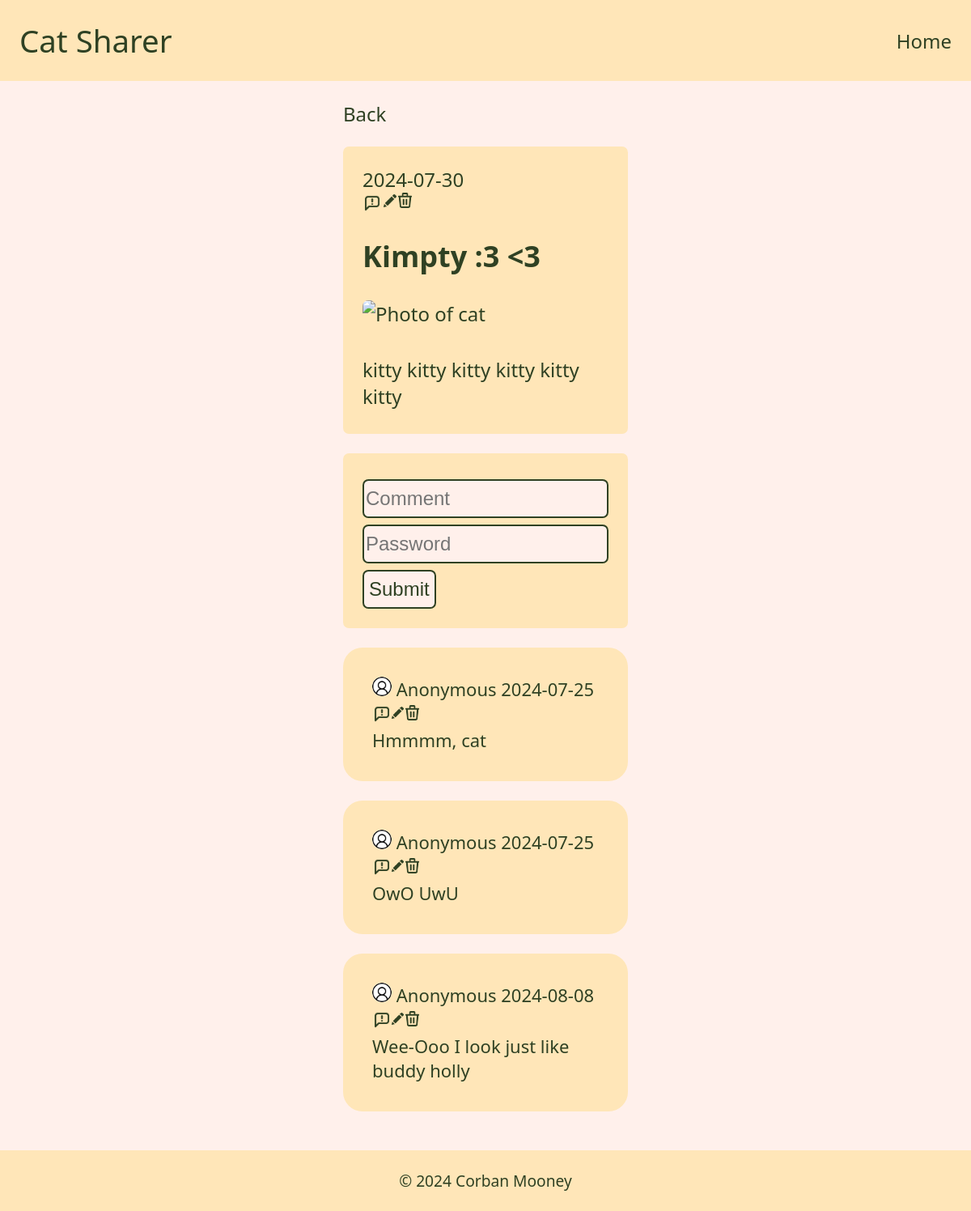
Page /site/viewPost.php?id=10 on the committed database.
### tables this page shows
CREATE TABLE `Uploads` (
  `id` bigint NOT NULL AUTO_INCREMENT,
  `title` varchar(50) NOT NULL,
  `image_data` longblob NOT NULL,
  `image_type` varchar(50) NOT NULL,
  `uploaded` date NOT NULL,
  `descript` varchar(250) NOT NULL,
  `pass` varchar(25) NOT NULL,
  PRIMARY KEY (`id`)
);

CREATE TABLE `Comments` (
  `code` bigint NOT NULL AUTO_INCREMENT,
  `id` bigint NOT NULL,
  `words` varchar(250) NOT NULL,
  `cDate` date NOT NULL,
  `cPass` varchar(25) NOT NULL,
  PRIMARY KEY (`code`),
  KEY `id` (`id`),
  CONSTRAINT `Comments_ibfk_3` FOREIGN KEY (`id`) REFERENCES `Uploads` (`id`) ON DELETE CASCADE ON UPDATE RESTRICT
);

### site/viewPost.php (the view, shortened to what this page needs)
<?php
include 'partials/top.php';
$postId = $_GET['id'] ?? '';
$db = connectToDB();
$query = 'SELECT id, title, uploaded, descript FROM Uploads WHERE id = ?';
try {
    $stmt = $db->prepare($query);
    $stmt->execute([$postId]);
    $post = $stmt->fetch();
}
catch (PDOException $e) {
    consoleLog($e->getMessage(), 'DB List Fetch', ERROR);
    die('There was an error getting data from the database');
}
echo '<a href="index.php">Back</a> <br>';
echo '<ul id="post-view">';
echo '<p>' . $post['uploaded'] . '</p>';
echo '<div id="postLinks" style="display: flex;">
                           <a href="formReport.php?id='     . $postId . '" title="Report"> <img src="images/report.png" style="width: 24px; border-radius: 0px;" > </a>
                           <a href="formEditPost.php?id='   . $postId . '" title="Edit">   <img src="images/edit.png"   style="width: 20px; border-radius: 0px; padding: 2px 2px 0px 2px;" > </a>
                           <a href="formDeletePost.php?id=' . $postId . '" title="Delete"> <img src="images/trash.png"  style="width: 17px; border-radius: 0px;" > </a></div>';
echo '<h2> ' . $post['title'] . '</h2>';
echo '<img src="load-thing-image.php?id=' . $postId . '" alt="Photo of cat" ><br>';
echo '<h4>' . $post['descript'] . '</h4>';
echo '</ul>';
$query = 'SELECT code, words, cDate FROM Comments WHERE id = ?';
try {
    $stmt = $db->prepare($query);
    $stmt->execute([$postId]);
    $comments = $stmt->fetchAll();
}
catch (PDOException $e) {
    consoleLog($e->getMessage(), 'DB List Fetch', ERROR);
    die('There was an error getting data from the database');
}
?>
<form method = 'post' action = <?php echo 'addComment.php?id=' . $postId ?>>
        <input name = 'words'
               type = 'text'
               placeholder = 'Comment'
               required>
        <input name = 'password'
               type = 'password'
               placeholder = 'Password'
               required
               oninvalid="this.setCustomValidity('A password is required')"
               oninput="this.setCustomValidity('')">
        <input type="submit"
               value="Submit">
</form>
<?php
foreach ($comments as $comment) {
    echo  '<li>';
    echo  '<ul id="comment">';
    echo  '<img src="images/User.png" style="height: 1rem; width: 1rem;">';
    echo  ' Anonymous ' . $comment['cDate'];
    echo  '<br>';
    echo  '<div id="postLinks" style="display: flex;">
           <a href="formCommentReport.php?code=' . $comment['code'] . '&id=' . $postId . '" title="Report"> <img src="images/report.png" style="width: 24px; background-color: transparent; border-radius: 0px; padding-top: 3px;" > </a>
           <a href="formCommentEdit.php?code='   . $comment['code'] . '&id=' . $postId . '" title="Edit"  > <img src="images/edit.png"   style="width: 17px; background-color: transparent; border-radius: 0px; padding: 0px 2px 2px 0px;" > </a>
           <a href="formDeleteComment.php?code=' . $comment['code'] . '&id=' . $postId . '" title="Delete" > <img src="images/trash.png" style="width: 17px; background-color: transparent; border-radius: 0px;" > </a>';
    echo  '</div>';
    echo  $comment['words'];
    echo  '</ul></li>';
}
include 'partials/bottom.php';

### site/css/styles.css (style rules this page uses)
* { box-sizing: border-box; }
html { font-family: system-ui, -apple-system, BlinkMacSystemFont, 'Segoe UI', Roboto, Oxygen, Ubuntu, Cantarell, 'Open Sans', 'Helvetica Neue', sans-serif; font-size: 24px; }
body { display: flex; background-color: #FFF0EB; color: #2F4123; margin: 0; min-height: 100vh; flex-direction: column; align-items: center; }
main a { color: #2F4123; text-decoration: none; }
ul { list-style: none; padding: 3px; width: max-content; margin: 1rem auto; }
li { list-style: none; }
#post-view { display: block; margin-bottom: 0.3rem; width: 100%; justify-content: center; gap: 0rem; background-color: #FFE6B8; border-radius: 0.3rem; list-style-type: none; margin-left: 0rem; text-decoration: none; padding: 1rem 1rem; word-wrap: break-word }
#post-view img { display: flex; width: 100%; border-radius: 0.3rem; }
#post-view h4 { display: flex; width: 100%; margin-top: 3px; margin-bottom: 6px; font-weight: normal; }
#post-view p { margin: 0px; }
#comment { padding: 1.5rem; background-color: #FFE6B8; border-radius: 1rem; width: 370px; max-width: 100%; font-size: 22px; word-wrap: break-word }
#comment img { background-color: white; border-radius: 100%; }
form { width: 100%; max-width: 100%; margin: 1rem auto; padding: 1rem; background-color: #FFE6B8; border-radius: 0.3rem; }
input[type=text], input[type=email], input[type=password] { width: 100%; height: 2rem; margin: 8px 0; box-sizing: border-box; border-radius: 0.3rem; background-color: #FFF0EB; color: #2F4123; outline: none; border: 2px solid #2F4123; max-width: 100%; }
input[type=submit] { width: auto; height: 2rem; box-sizing: border-box; border-radius: 0.3rem; background-color: #FFF0EB; color: #2F4123; outline: none; border: 2px solid #2F4123; }
input, select { display: block; font-size: inherit; }

### rows in the picture
uploads: uploaded "2024-07-30", title "Kimpty :3 <3", descript "kitty kitty kitty kitty kitty kitty"
comments: cDate "2024-07-25", words "Hmmmm, cat"
comments: cDate "2024-07-25", words "OwO UwU"
comments: cDate "2024-08-08", words "Wee-Ooo I look just like buddy holly"

### other values in the picture
SITE_NAME "Cat Sharer"
